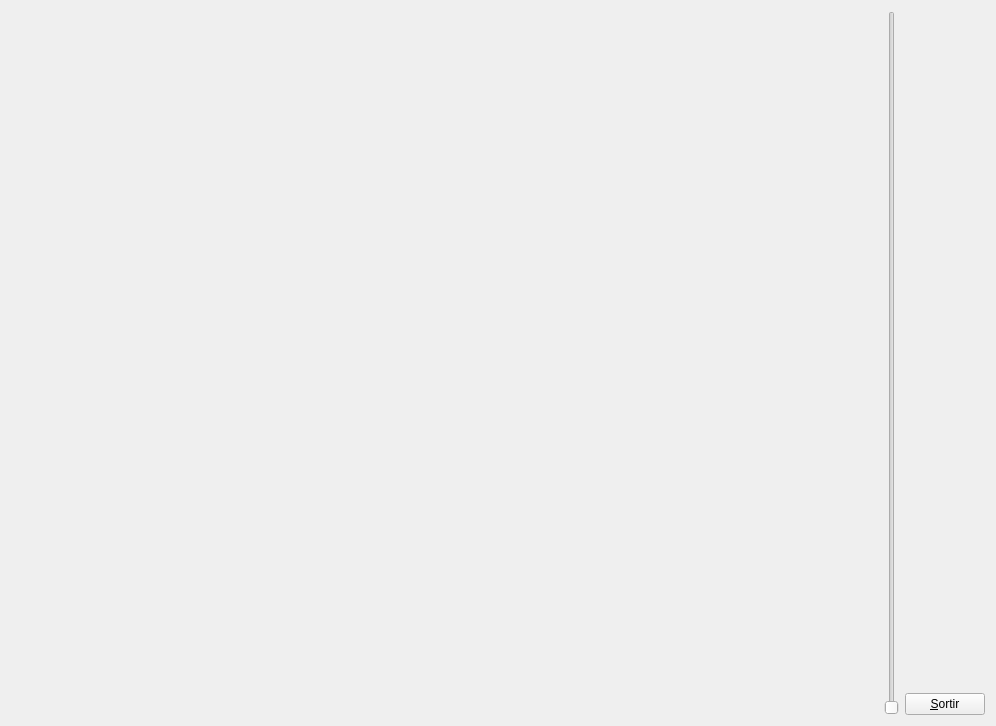
<?xml version="1.0" encoding="UTF-8"?>
<ui version="4.0">
 <class>MyForm</class>
 <widget class="QWidget" name="MyForm">
  <property name="geometry">
   <rect>
    <x>0</x>
    <y>0</y>
    <width>996</width>
    <height>726</height>
   </rect>
  </property>
  <property name="windowTitle">
   <string>Form</string>
  </property>
  <layout class="QHBoxLayout" name="horizontalLayout">
   <item>
    <widget class="MyGLWidget" name="widget" native="true">
     <property name="sizePolicy">
      <sizepolicy hsizetype="Expanding" vsizetype="Expanding">
       <horstretch>0</horstretch>
       <verstretch>0</verstretch>
      </sizepolicy>
     </property>
    </widget>
   </item>
   <item>
    <widget class="QSlider" name="verticalSlider">
     <property name="maximum">
      <number>360</number>
     </property>
     <property name="orientation">
      <enum>Qt::Vertical</enum>
     </property>
    </widget>
   </item>
   <item>
    <layout class="QVBoxLayout" name="verticalLayout">
     <item>
      <spacer name="verticalSpacer">
       <property name="orientation">
        <enum>Qt::Vertical</enum>
       </property>
       <property name="sizeHint" stdset="0">
        <size>
         <width>20</width>
         <height>40</height>
        </size>
       </property>
      </spacer>
     </item>
     <item>
      <widget class="QPushButton" name="pushButton">
       <property name="sizePolicy">
        <sizepolicy hsizetype="Fixed" vsizetype="Fixed">
         <horstretch>0</horstretch>
         <verstretch>0</verstretch>
        </sizepolicy>
       </property>
       <property name="text">
        <string>&amp;Sortir</string>
       </property>
      </widget>
     </item>
    </layout>
   </item>
  </layout>
 </widget>
 <customwidgets>
  <customwidget>
   <class>MyGLWidget</class>
   <extends>QWidget</extends>
   <header>MyGLWidget.h</header>
   <container>1</container>
   <slots>
    <slot>setFOV(int)</slot>
   </slots>
  </customwidget>
 </customwidgets>
 <resources/>
 <connections>
  <connection>
   <sender>pushButton</sender>
   <signal>clicked()</signal>
   <receiver>MyForm</receiver>
   <slot>close()</slot>
   <hints>
    <hint type="sourcelabel">
     <x>985</x>
     <y>715</y>
    </hint>
    <hint type="destinationlabel">
     <x>839</x>
     <y>529</y>
    </hint>
   </hints>
  </connection>
  <connection>
   <sender>verticalSlider</sender>
   <signal>sliderMoved(int)</signal>
   <receiver>widget</receiver>
   <slot>setFOV(int)</slot>
   <hints>
    <hint type="sourcelabel">
     <x>890</x>
     <y>419</y>
    </hint>
    <hint type="destinationlabel">
     <x>803</x>
     <y>419</y>
    </hint>
   </hints>
  </connection>
 </connections>
</ui>
